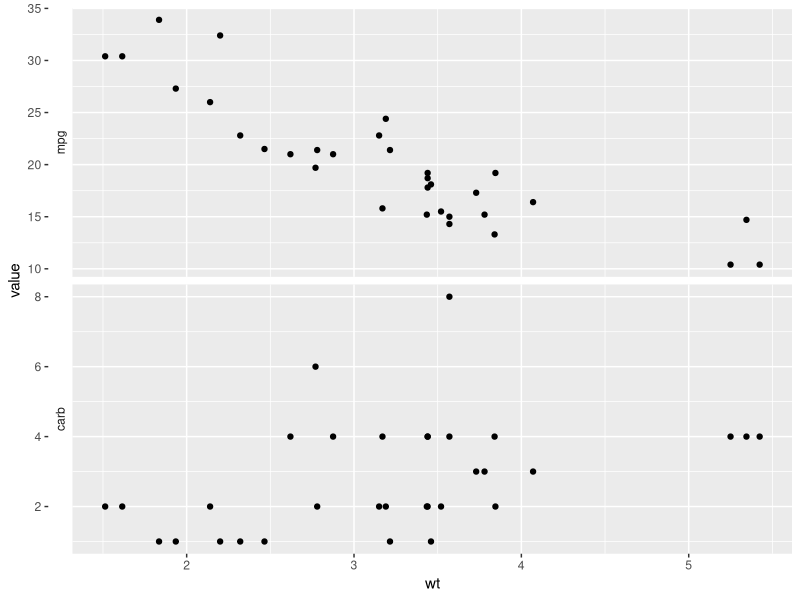

This chart was generated by the following R code:
library("ggplot2")
library("dplyr")
library("reshape2")

head( mtcars )

df <- mtcars %>%
  add_rownames(var = "Model") %>% # car model is a rowname.  make into its own column in df
  select(Model, wt, mpg, carb)

head( df )

df_m <- df %>% melt(id.vars = c("Model","wt"))

ggplot(df_m)+
  aes(x=wt, y=value)+
  geom_point()+
  theme(strip.background=element_blank())+
  facet_grid(variable ~ ., scales="free_y", switch="y")
